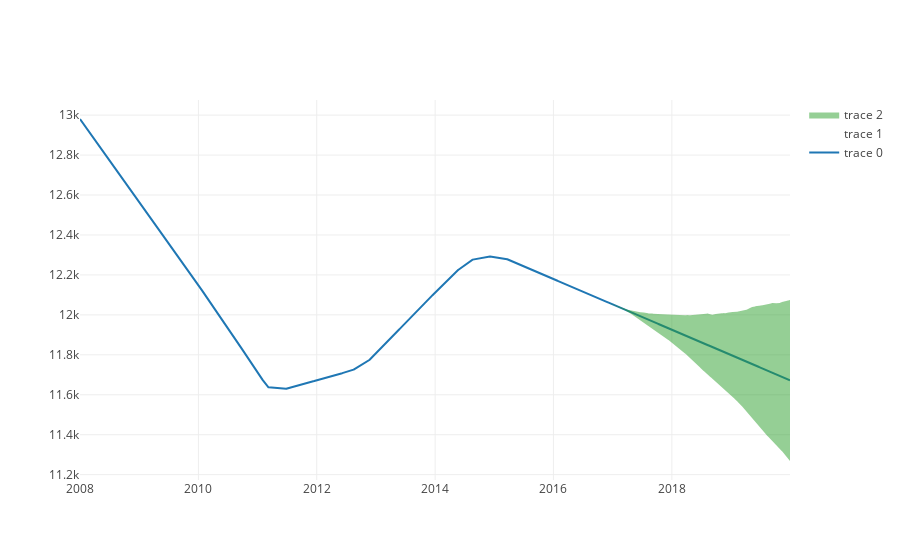

Notebook code cell kept with this figure:
### Markdown cell above
## Components

### Code cell
trend = go.Scatter(x=forecast.ds, y=forecast.trend)
trend_lower = go.Scatter(x=forecast.ds, y=forecast.trend_lower, fill= None, line=dict(width=0.0))
trend_upper = go.Scatter(x=forecast.ds, y=forecast.trend_upper, fill= 'tonexty', line=dict(width=0.0))
plot_data = [trend, trend_lower, trend_upper]
plotly.offline.iplot(plot_data)

### Figure 1 — Plotly figure (JSON) as saved in the notebook; plotly's stock layout.template omitted (floating-point values rounded to 4 significant figures; data arrays with more than 128 entries replaced by an {"elided": "..."} marker saying what was removed)
{"data": [{"type": "scatter", "x": {"elided": "4289 str values"}, "y": {"elided": "4289 float values"}}, {"fill": null, "line": {"width": 0}, "type": "scatter", "x": {"elided": "4289 str values"}, "y": {"elided": "4289 float values"}}, {"fill": "tonexty", "line": {"width": 0}, "type": "scatter", "x": {"elided": "4289 str values"}, "y": {"elided": "4289 float values"}}], "layout": {}}
